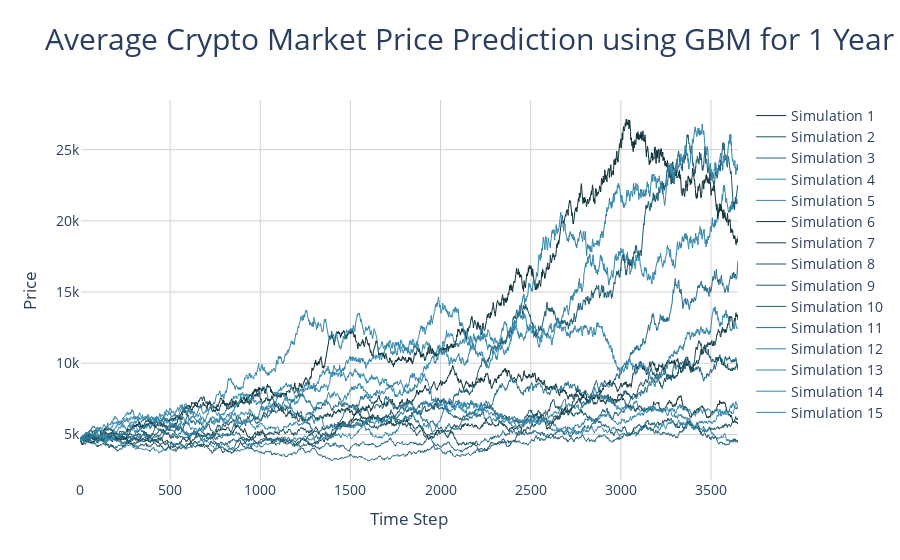

Notebook cell for this chart:
### Code cell
# Create the plot
fig = go.Figure()

# Define a list of colors
colors = ['#0D3239', '#1A5465', '#206583', '#3487AB', '#3487AB', '#0D3239', '#113C46', '#184F5F', '#1D5B72', '#1E607A', '#266F8E', '#3182A5', '#3487AB', '#3487AB', '#3487AB']

# Add each simulated prices line with different colors
for i, prices in enumerate(simulations):
    fig.add_trace(go.Scatter(
        x=list(range(len(prices))),
        y=prices,
        mode='lines',
        name=f'Simulation {i+1}',
        line=dict(color=colors[i % len(colors)], width=1)
    ))

# Update layout for aesthetics
fig.update_layout(
    title={
        'text': 'Average Crypto Market Price Prediction using GBM for 1 Year',
        'font': {
            'size': 30
        }
    },
    xaxis_title='Time Step',
    yaxis_title='Price',
    font=dict(size=14),
    plot_bgcolor='white',
    xaxis=dict(showgrid=True, gridcolor='lightgrey'),
    yaxis=dict(showgrid=True, gridcolor='lightgrey')
)

### Figure 1 — Plotly figure (JSON) as saved in the notebook; plotly's stock layout.template omitted (floating-point values rounded to 4 significant figures; data arrays with more than 128 entries replaced by an {"elided": "..."} marker saying what was removed)
{"data": [{"line": {"color": "#0D3239", "width": 1}, "mode": "lines", "name": "Simulation 1", "type": "scatter", "x": {"elided": "3651 int values"}, "y": {"elided": "3651 float values"}}, {"line": {"color": "#1A5465", "width": 1}, "mode": "lines", "name": "Simulation 2", "type": "scatter", "x": {"elided": "3651 int values"}, "y": {"elided": "3651 float values"}}, {"line": {"color": "#206583", "width": 1}, "mode": "lines", "name": "Simulation 3", "type": "scatter", "x": {"elided": "3651 int values"}, "y": {"elided": "3651 float values"}}, {"line": {"color": "#3487AB", "width": 1}, "mode": "lines", "name": "Simulation 4", "type": "scatter", "x": {"elided": "3651 int values"}, "y": {"elided": "3651 float values"}}, {"line": {"color": "#3487AB", "width": 1}, "mode": "lines", "name": "Simulation 5", "type": "scatter", "x": {"elided": "3651 int values"}, "y": {"elided": "3651 float values"}}, {"line": {"color": "#0D3239", "width": 1}, "mode": "lines", "name": "Simulation 6", "type": "scatter", "x": {"elided": "3651 int values"}, "y": {"elided": "3651 float values"}}, {"line": {"color": "#113C46", "width": 1}, "mode": "lines", "name": "Simulation 7", "type": "scatter", "x": {"elided": "3651 int values"}, "y": {"elided": "3651 float values"}}, {"line": {"color": "#184F5F", "width": 1}, "mode": "lines", "name": "Simulation 8", "type": "scatter", "x": {"elided": "3651 int values"}, "y": {"elided": "3651 float values"}}, {"line": {"color": "#1D5B72", "width": 1}, "mode": "lines", "name": "Simulation 9", "type": "scatter", "x": {"elided": "3651 int values"}, "y": {"elided": "3651 float values"}}, {"line": {"color": "#1E607A", "width": 1}, "mode": "lines", "name": "Simulation 10", "type": "scatter", "x": {"elided": "3651 int values"}, "y": {"elided": "3651 float values"}}, {"line": {"color": "#266F8E", "width": 1}, "mode": "lines", "name": "Simulation 11", "type": "scatter", "x": {"elided": "3651 int values"}, "y": {"elided": "3651 float values"}}, {"line": {"color": "#3182A5", "width": 1}, "mode": "lines", "name": "Simulation 12", "type": "scatter", "x": {"elided": "3651 int values"}, "y": {"elided": "3651 float values"}}, {"line": {"color": "#3487AB", "width": 1}, "mode": "lines", "name": "Simulation 13", "type": "scatter", "x": {"elided": "3651 int values"}, "y": {"elided": "3651 float values"}}, {"line": {"color": "#3487AB", "width": 1}, "mode": "lines", "name": "Simulation 14", "type": "scatter", "x": {"elided": "3651 int values"}, "y": {"elided": "3651 float values"}}, {"line": {"color": "#3487AB", "width": 1}, "mode": "lines", "name": "Simulation 15", "type": "scatter", "x": {"elided": "3651 int values"}, "y": {"elided": "3651 float values"}}], "layout": {"font": {"size": 14}, "plot_bgcolor": "white", "title": {"font": {"size": 30}, "text": "Average Crypto Market Price Prediction using GBM for 1 Year"}, "xaxis": {"gridcolor": "lightgrey", "showgrid": true, "title": {"text": "Time Step"}}, "yaxis": {"gridcolor": "lightgrey", "showgrid": true, "title": {"text": "Price"}}}}
